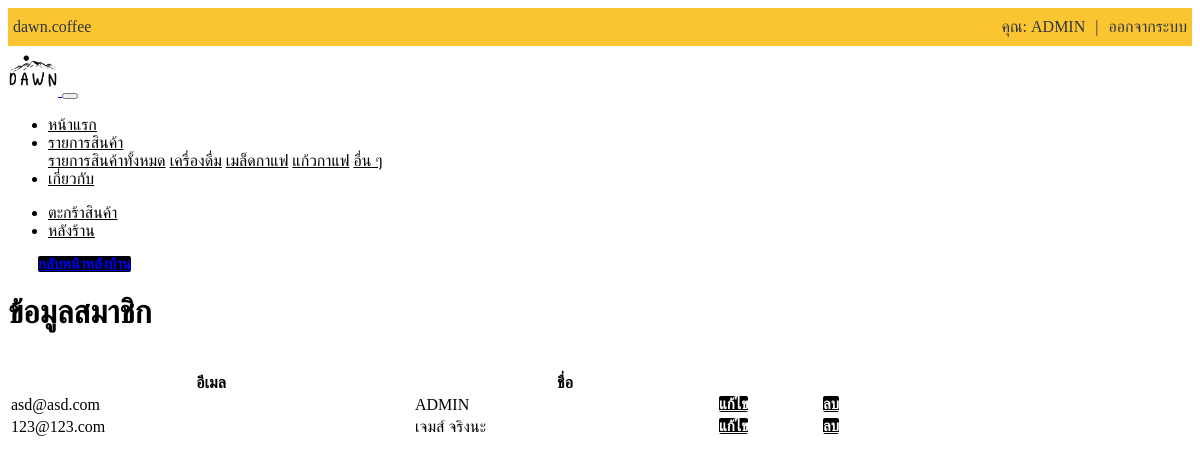
The app's page /admin/admin_member.php (signed in) with its own data.
### tables this page shows
CREATE TABLE `account` (
  `acc_id` int(5) NOT NULL,
  `acc_name` varchar(255) NOT NULL,
  `acc_password` varchar(255) NOT NULL,
  `acc_email` varchar(255) NOT NULL,
  `acc_address` varchar(255) NOT NULL,
  `acc_phone` varchar(255) NOT NULL,
  `acc_status` varchar(255) NOT NULL
);

### admin/admin_member.php (the view, shortened to what this page needs)
<?php
include_once('include/navbar.php');
$check_admin = isset($_SESSION['auth-status']) ? $_SESSION['auth-status'] : '';
if($check_admin == 'admin' ){
?>
<div class="container">
<a href="?page=admin" class="btn btn-primary btn-block btn-back">กลับหน้าหลังบ้าน</a><br>
<table class="table table-hover mx-auto"  style="max-width:1024px;">
<h1 class="text-center">ข้อมูลสมาชิก</h1>
<br>
  <thead>
    <tr>
      <th scope="col">อีเมล</th>
      <th scope="col">ชื่อ</th>
      <th scope="col"></th>
      <th scope="col"></th>
    </tr>
  </thead>
  <tbody>
    <?php
    include_once('config.inc.php');
    $result = mysqli_query($conn,"SELECT * FROM account ORDER BY acc_id asc");
    while($row = mysqli_fetch_array($result)){
        echo "
       <tr class='my-auto'>
        <td style='width:400px'>".$row['acc_email']."</td>
        <td style='width:300px'>".$row['acc_name']."</td>
        <td style='width:100px'>
        <a href='?page=member_edit&&acc-id=$row[0]' class='btn btn-warning btn-block btn-edit'>แก้ไข</a>
        </td>
        <td style='width:100px'>
        <a href='?page=member_remove&&acc-id=$row[0]'   class='btn btn-warning btn-block btn-edit'>ลบ</a>
        </td>
      </tr>
        ";
    }
    ?>
  </tbody>
</table>
</div>
<?php }else {
    header('Location: ?page=home');
}?>

### include/navbar.php (shortened to what this page needs)
<div class="acc-nav">
<ul class="ul-acc-nav">
  <div class="container">
  <li><a href="#"> <i class="fab fa-instagram"></i> dawn.coffee</a></li>
  <?php
      if(isset($_SESSION['auth-id'])){
        include('config.inc.php');
        $sql = "SELECT * FROM account WHERE acc_id='".$_SESSION["auth-id"]."' ";
        $result = mysqli_query($conn, $sql);
        $row = mysqli_fetch_array($result);
        extract($row);
  ?>
  <li style="float:right"><a href="?page=logout">ออกจากระบบ</a></li>
  <li style="float:right" ><a style="color: #2f3640;">|</a></li>
  <li style="float:right" ><a href="?page=profile">คุณ: <?=$acc_name?></a></li>
  <?php }?>
  </div>
</ul>
</div>
<nav class="navbar navbar-expand-md navbar-light bg-c-light">
  <div class="container">
  <a class="navbar-brand" href="?page=home">
    <img src="dist/img/logo_dawn.png" alt="logo" width="50px">
  </a>
  <button class="navbar-toggler" type="button" data-toggle="collapse" data-target="#navbarSupportedContent" aria-controls="navbarSupportedContent" aria-expanded="false" aria-label="Toggle navigation">
  </button>
  <div class="collapse navbar-collapse" id="navbarSupportedContent">
    <ul class="navbar-nav mr-auto">
      <li class="nav-item">
        <a class="nav-link" href="?page=home">หน้าแรก</a>
      </li>
      <li class="nav-item dropdown">
        <a class="nav-link dropdown-toggle" href="#" id="navbarDropdown" role="button" data-toggle="dropdown" aria-haspopup="true" aria-expanded="false">
          รายการสินค้า
        </a>
        <div class="dropdown-menu" aria-labelledby="navbarDropdown">
          <a class="dropdown-item" href="?page=allproduct">รายการสินค้าทั้งหมด</a>
          <a class="dropdown-item" href="?page=drink">เครื่องดื่ม</a>
          <a class="dropdown-item" href="?page=bean">เมล็ดกาแฟ</a>
          <a class="dropdown-item" href="?page=mug">แก้วกาแฟ</a>
          <a class="dropdown-item" href="?page=more">อื่น ๆ</a>
        </div>
      </li>
      <li class="nav-item">
        <a class="nav-link" href="#">เกี่ยวกับ</a>
      </li>
    </ul>
    <ul class="navbar-nav ml-auto">
            <?php
              if(isset($_SESSION['auth-id'])){
            ?>
        <li class="nav-item">
            <a class="nav-link" href="?page=cart"><i class="fas fa-shopping-cart"></i> ตะกร้าสินค้า</a>
        </li>
        <?php }?>
        <?php
        $nav_status = isset($_SESSION['auth-status']) ? $_SESSION['auth-status'] : '';
        if($nav_status == "admin"){
        echo'
            <li class="nav-item ">
                <a class="nav-link" href="?page=admin">หลังร้าน</a>
            </li>
            ';
        }
        ?>
    </ul>
  </div>
  </div>
</nav>

### include/navbar.php (style rules this page uses)
.ul-acc-nav { list-style-type: none; margin: 0; padding: 0; overflow: hidden; background-color: #fbc531; }
.ul-acc-nav li { float: left; }
.ul-acc-nav li a { display: block; color: #2f3640; text-align: center; padding: 10px 5px; text-decoration: none; }
.bg-c-light { background-color: white; }
.navbar-nav a { color: black !important; }

### admin/admin_member.php (style rules this page uses)
.btn-back { max-width: 150px; border-radius: 2px; font-size: 15px; font-weight: bold; background-color: black; border: 1px black; margin-top:30px; margin-right:auto; margin-left:30px; }
.btn-edit { max-width: 100px; border-radius: 2px; font-size: 15px; font-weight: bold; background-color: black; color:white; border: 1px black; }

### records on screen
account: acc_name "ADMIN", acc_email "asd@asd.com"
account: acc_email "123@123.com", acc_name "เจมส์ จริงนะ"
